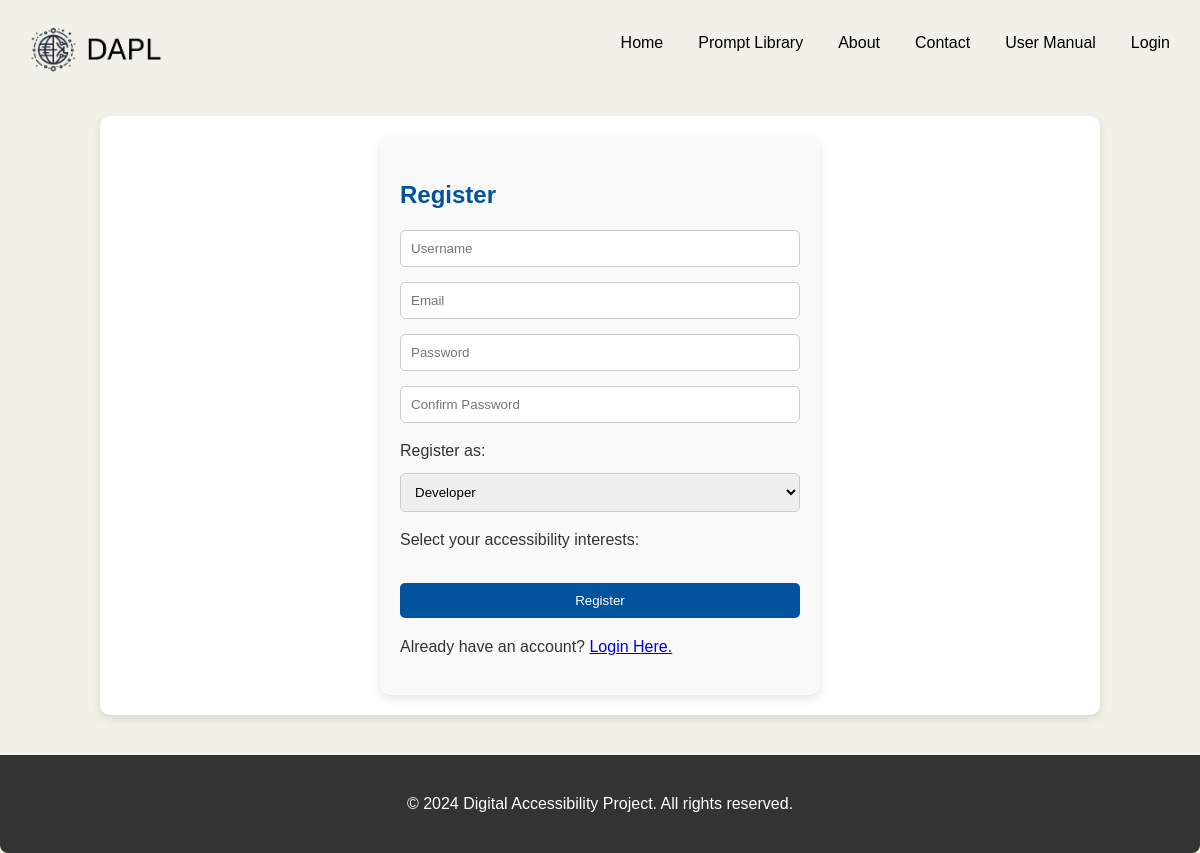
/register.php, run on an earlier commit of the app's database.
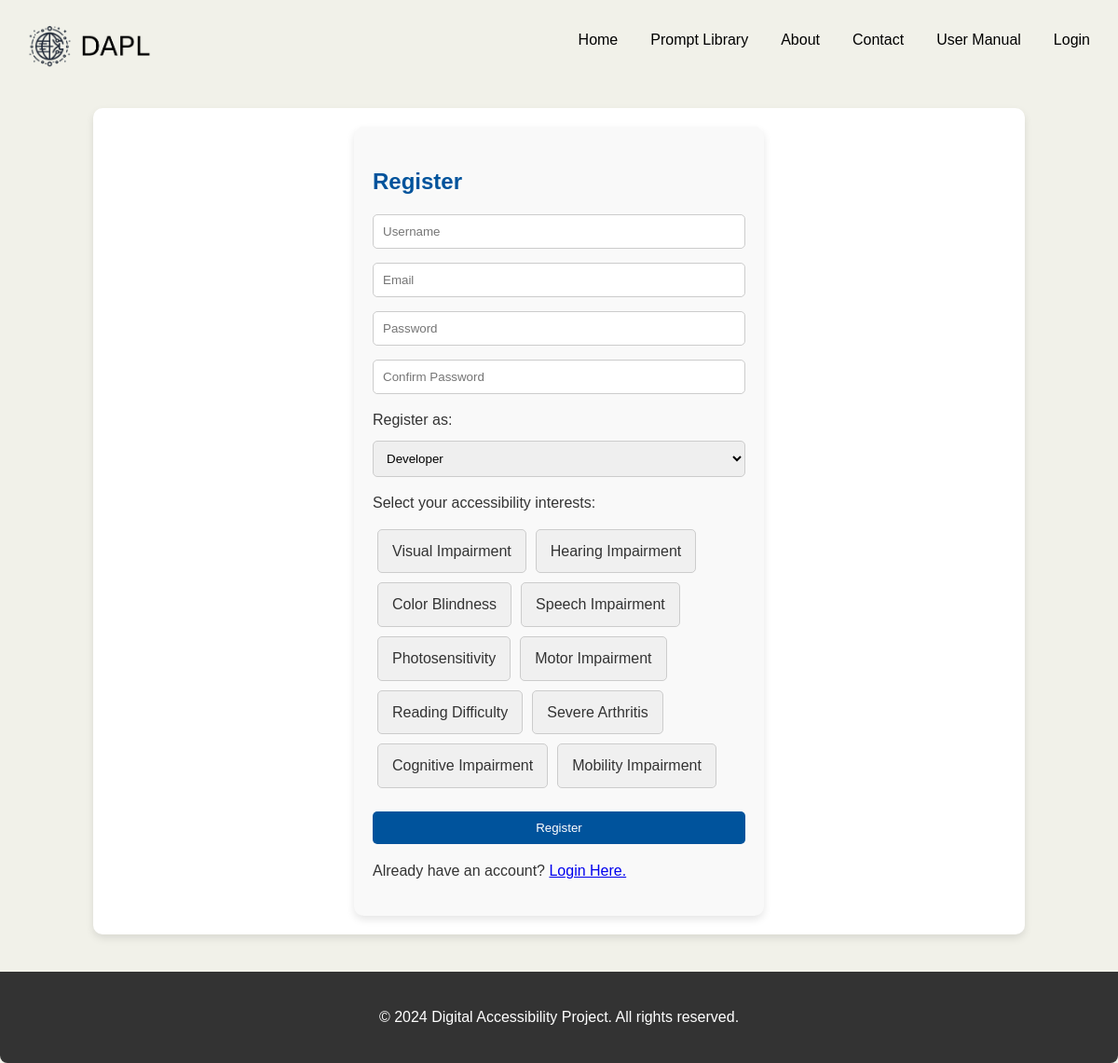
And on a later commit of the database.
### tables this page shows
CREATE TABLE `accessibility_issues` (
  `issue_id` int(11) NOT NULL,
  `issue_name` varchar(100) NOT NULL,
  `description` text DEFAULT NULL
);

### register.php (the view, shortened to what this page needs)
<?php
include('config.php');
?>
<!DOCTYPE html>
<html lang="en">
<head>
    <link rel="stylesheet" href="styles.css">
</head>
<body>
<?php include('header.php'); ?>
<div class="container">
    <div class="register-form">
        <h2>Register</h2>
        <form method="POST" action="register.php" onsubmit="return validateForm();">
            <input type="text" name="username" placeholder="Username" required>
            <input type="email" name="email" placeholder="Email" required>
            <input type="password" name="password" id="password" placeholder="Password" required>
            <input type="password" name="confirm_password" id="confirm_password" placeholder="Confirm Password" required>
            <label for="role">Register as:</label>
            <select name="role" id="role" required>
                <option value="developer">Developer</option>
            </select>
            <label for="accessibility_issues">Select your accessibility interests:</label>
            <div>
                <?php
                $result = $conn->query("SELECT issue_id, issue_name FROM accessibility_issues");
                while ($row = $result->fetch_assoc()) {
                    echo "<div class='accessibility-button' onclick='toggleSelection(this, " . $row['issue_id'] . ")'>" . htmlspecialchars($row['issue_name']) . "</div>";
                }
                ?>
            </div>
            <input type="submit" value="Register" class="button">
        </form>
        <p>Already have an account? <a href="login.php">Login Here.</a></p>
    </div>
</div>
<footer>
    <p>&copy; 2024 Digital Accessibility Project. All rights reserved.</p>
</footer>
</body>
</html>

What changed in the data, as far as the page shows it:
added accessibility_issues: issue_name "Visual Impairment"
added accessibility_issues: issue_name "Hearing Impairment"
added accessibility_issues: issue_name "Color Blindness"
added accessibility_issues: issue_name "Speech Impairment"
added accessibility_issues: issue_name "Photosensitivity"
added accessibility_issues: issue_name "Motor Impairment"
added accessibility_issues: issue_name "Reading Difficulty"
added accessibility_issues: issue_name "Severe Arthritis"
added accessibility_issues: issue_name "Cognitive Impairment"
added accessibility_issues: issue_name "Mobility Impairment"
